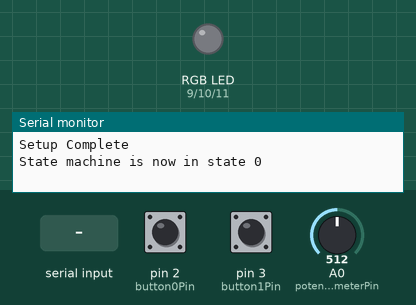
This sketch was run on a simulated Arduino Uno, built with avr-gcc and run on an emulated ATmega328P. Shown: an RGB LED mixed from three pins (HIGH = lit), the last lines printed to the serial monitor. Inputs (shaded band) come from the test bench; at power-on: pin 3 (button1Pin) LOW, pin 2 (button0Pin) HIGH, A0 (potentiometerPin) = 512. Dim RGB values are drawn brighter than linear.

Above: at 1.2 s.
1.3 s: pin 3 (button1Pin) pulled HIGH for 0.15 s
At 2.1 s:
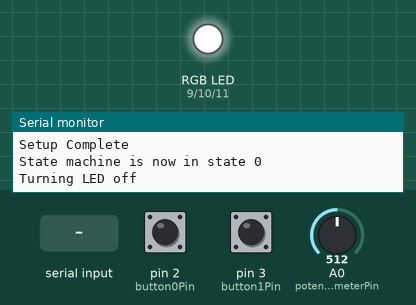
2.9 s: pin 2 (button0Pin) pulled LOW for 0.15 s
At 4.0 s:
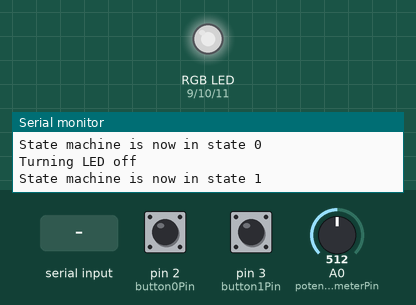
4.5 s: pin 2 (button0Pin) pulled LOW for 1 s
At 6.5 s:
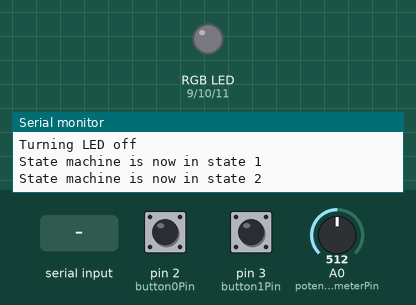
7.0 s: "r90\n" received over Serial
At 7.8 s:
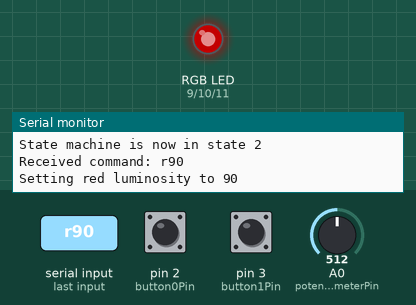
8.5 s: "g90\n" received over Serial
At 8.9 s:
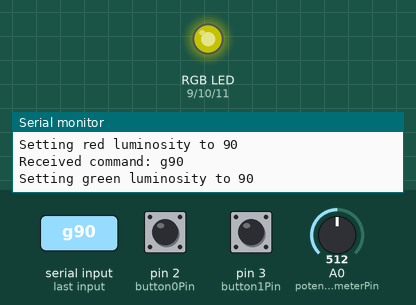
10.0 s: "r\n" received over Serial
At 11.2 s:
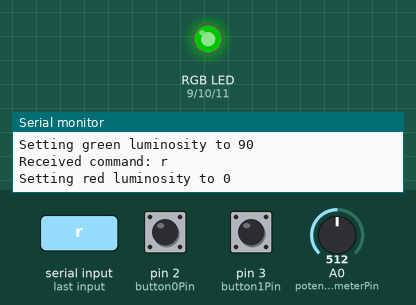
Timing chart, 0 to 12.5 s (numbered marks = the images above; inputs shaded):
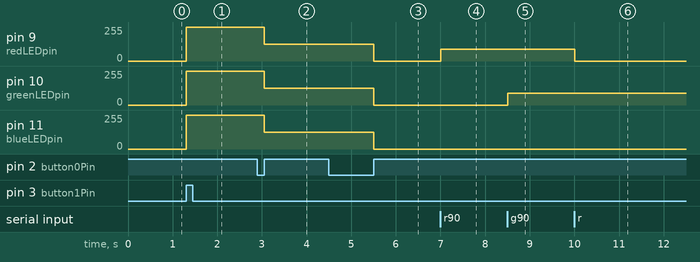

The sketch:

TeamI_boxiangf_TaskN.ino
```cpp
// Only include if not running in Arduino IDE
// #include <Arduino.h>

// Initialize pin connections
const int potentiometerPin = A0;
const int button0Pin = 2;
const int button1Pin = 3;
const int redLEDpin = 9;
const int greenLEDpin = 10;
const int blueLEDpin = 11;

// Initialize initial state, LED state, and button 0 state
volatile int state = 0;
volatile bool LEDState = 1;
volatile bool button0HeldDown = 0;

// Initialize debounce default values
unsigned long lastDebounceTime = 0;
unsigned long debounceDelay = 100;

void setup() {
  Serial.begin(9600);

  // Initialize pin modes
  pinMode(potentiometerPin, INPUT);
  pinMode(button0Pin, INPUT); // Pulldown resistor
  pinMode(button1Pin, INPUT); // Pulldown resistor
  pinMode(redLEDpin, OUTPUT);
  pinMode(greenLEDpin, OUTPUT);
  pinMode(blueLEDpin, OUTPUT);

  // Initialize LED color to white
  setColor(0, 0, 0);

  // Callback when button 0 is pressed
  attachInterrupt(digitalPinToInterrupt(button0Pin), ISRCallback, RISING);

  Serial.println("Setup Complete");
  displayState(state);
}

void loop() {

  if (digitalRead(button0Pin) == LOW) {
    button0HeldDown = 0;
  }

  switch(state) {
    case 0: // Blinking LED
      case0Handler();
      break;

    case 1: // Controlling brightness
      case1Handler();
      break;

    case 2: // Handling serial commands
      case2Handler();
      break;

    default:
      Serial.println("Unable to identify state");
      break;
  }
}

void case0Handler() {
  // Initial button 1 is off
  static bool button1State = 0;

  if (digitalRead(button1Pin) == HIGH) {
    if (!button1State) {
      // Turn LED off
      if (LEDState) {
        LEDState = 0;
        Serial.println("Turning LED off");
        setColor(255, 255, 255);
      }
      // Turn LED on
      else {
        LEDState = 1;
        Serial.println("Turning LED on");
        setColor(0, 0, 0);
      }
    }

    button1State = 1;
    delay(debounceDelay);
  }

  else {
    button1State = 0;
  }
}

void case1Handler() {
  // Read potentiometer and adjust luminosity
  int potential = analogRead(potentiometerPin);
  int luminosity = map(potential, 0, 1023, 0, 255);
  setColor(luminosity, luminosity, luminosity);
  delay(debounceDelay);
}

void case2Handler() {
  if (Serial.available()) {

    // Read string and seperate into color and luminosity
    String incomingString = Serial.readStringUntil('\n');
    Serial.println("Received command: " + incomingString);

    char color = incomingString[0];
    String luminosity = incomingString.substring(1);

    // Check if color is valid
    bool validColor = false;
    if (color == 'r' || color == 'g' || color == 'b') {
      validColor = true;
    }

    // Check if luminosity is valid
    bool validLuminosity = true;
    for (int i = 0; i < luminosity.length(); i++) {
      if (!isDigit(luminosity.charAt(i))) {
        validLuminosity = false;
      }
    }

    int luminosityInt = luminosity.toInt();
    if (luminosityInt < 0 || luminosityInt > 255) {
      validLuminosity = false;
    }

    // Update LED if luminosity and color is valid
    if (validLuminosity && validColor) {

      if (color == 'r') {
        analogWrite(redLEDpin, luminosityInt);
        Serial.println("Setting red luminosity to " + String(luminosityInt));
      }
      else if (color == 'g') {
        analogWrite(greenLEDpin, luminosityInt);
        Serial.println("Setting green luminosity to " + String(luminosityInt));
      }
      else {
        analogWrite(blueLEDpin, luminosityInt);
        Serial.println("Setting blue luminosity to " + String(luminosityInt));
      }
    }

    else {
      Serial.println("Command is not valid");
    }
  }
}

void ISRCallback() {
  // Check if callback is not from falling interrupt debounce due to holding down and releasing button 0
  if (button0HeldDown) {
    return;
  }
  button0HeldDown = 1;

  // Only update state if it is not a debounce
  if ((millis() - lastDebounceTime) > debounceDelay) {
    state = (state + 1) % 3;

    // Reset LED when switching states
    LEDState = 1;
    setColor(0, 0, 0);
    displayState(state);
    lastDebounceTime = millis();
  }
}

void displayState(int state) {
  Serial.println("State machine is now in state " + String(state));
}

void setColor(int redValue, int greenValue, int blueValue) {
  analogWrite(redLEDpin, redValue);
  analogWrite(greenLEDpin, greenValue);
  analogWrite(blueLEDpin, blueValue);
}
```

Measured:
- after the input at 1.3 s, pin 9 (redLEDpin), pin 10 (greenLEDpin), pin 11 (blueLEDpin): 0/255 → 255/255 at once
- after the input at 2.9 s, pin 9 (redLEDpin), pin 10 (greenLEDpin), pin 11 (blueLEDpin): 255/255 → 127/255 after 0.15 s
- after the input at 4.5 s, pin 9 (redLEDpin), pin 10 (greenLEDpin), pin 11 (blueLEDpin): 127/255 → 0/255 after 1.0 s
- after the input at 7.0 s, pin 9 (redLEDpin): 0/255 → 90/255 at once
- after the input at 8.5 s, pin 10 (greenLEDpin): 0/255 → 90/255 at once
- after the input at 10.0 s, pin 9 (redLEDpin): 90/255 → 0/255 at once
